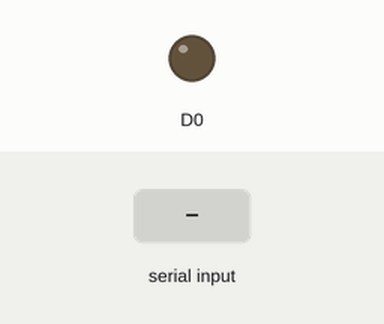
The sketch below on a simulated ESP8266 (NodeMCU). On the bench: output pins drawn as LEDs (lit = HIGH). Inputs (shaded band) come from the test bench. What the sketch prints to the serial monitor is not drawn.

Above: at 1.2 s.
1.3 s: "90,45\n" received over Serial
At 1.4 s:
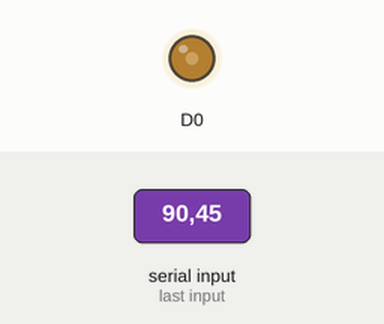
4.2 s: "30,150\n" received over Serial
At 5.0 s:
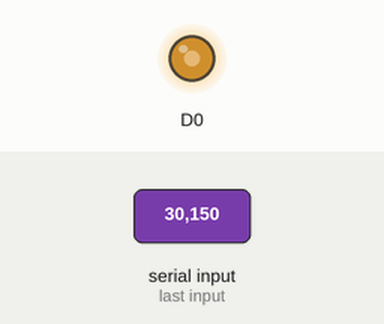
7.1 s: "200\n" received over Serial
At 8.0 s:
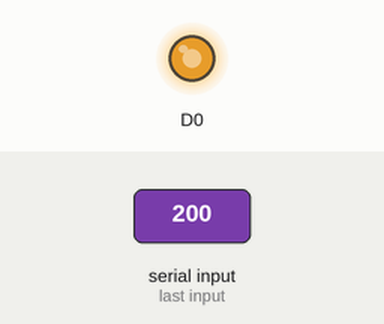
Timing chart, 0 to 10.1 s (numbered marks = the images above; inputs shaded):
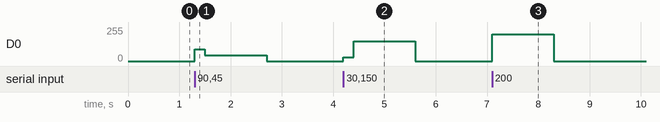

Measured:
- after the input at 1.3 s, D0: 0/255 → 90/255 at once, → 45/255 0.20 s later, → 0/255 1.2 s later
- after the input at 4.2 s, D0: 0/255 → 30/255 at once, → 150/255 0.20 s later, → 0/255 1.2 s later
- after the input at 7.1 s, D0: 0/255 → 200/255 at once, → 0/255 1.2 s later

The sketch:

analog_write_serial.ino
```cpp
  void setup()
{
  Serial.begin(9600);
  pinMode(D0,OUTPUT);
}
  // put your setup code here, to run once:


void loop() {
   while (Serial.available()==0);
    int a=Serial.parseInt();
    Serial.print(a);

    analogWrite(D0 ,a);
    delay(200);


  // put your main code here, to run repeatedly:

}
```
